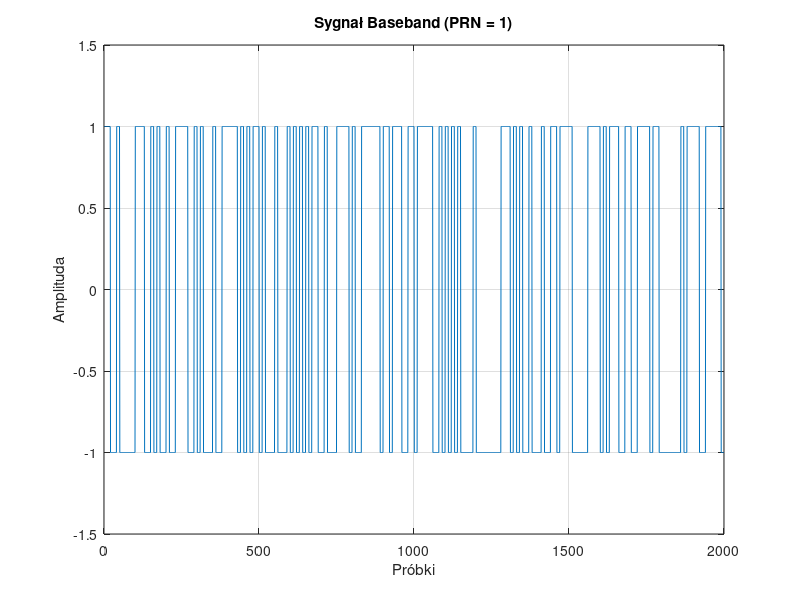

The MATLAB script that drew this image: (Note: this script raises an error after producing the figure.)
function Lab6()
NumNavDataBits = 5;

disp("========== Zadanie 1: Konfiguracja i sygnał baseband (PRN = 1) ==========");
config1 = HelperGPSNavigationConfig('SignalType',"LNAV",'PRNID',1);
disp(config1);
config1.WeekNumber = 2240;
config1.Eccentricity = 0.03;
config1.ReferenceTimeOfEphemeris = 360000;
if ~isfield(config1, 'NavDataBitStartIndex')
    config1.NavDataBitStartIndex = 1;
    disp("Ostrzeżenie: Używam domyślnego NavDataBitStartIndex = 1")
end
disp(config1);
[waveform1, Fs1] = generateBasebandSignal(config1, NumNavDataBits);
disp(['Zadanie 1: Wygenerowano sygnał baseband (PRN = 1) z ', num2str(length(waveform1)), ' próbek, Fs = ', num2str(Fs1/1e6), ' MHz.']);
figure; plot(real(waveform1(1:2000))); title('Sygnał Baseband (PRN = 1)'); xlabel('Próbki'); ylabel('Amplituda'); grid on; ylim([-1.5 1.5]);
figure; pwelch(waveform1, [], [], [], Fs1, 'centered'); title('PSD Sygnału Baseband (PRN = 1)');
if length(waveform1)>=10230
    segment_for_corr = waveform1(1:10230);
    [corr_vals, lags] = xcorr(segment_for_corr, segment_for_corr);
    figure; plot(lags/10, abs(corr_vals)/max(abs(corr_vals))); title('Normalizowana Autokorelacja kodu C/A (PRN = 1)'); xlabel('Przesunięcie [chipy C/A]'); ylabel('Amplituda korelacji (znormalizowana)'); grid on; xlim([-50 50]);
else
    disp('Ostrzeżenie: Sygnał za krótki do autokorelacji.')
end

disp("========== Zadanie 2: Dane efemeryd i sygnał baseband (PRN = 5) ==========");
rinexFile = "brdc1230.22n"; prn2 = 5;
ephem = localLoadRinexEphemeris(rinexFile, prn2);
config2 = HelperGPSNavigationConfig('SignalType',"LNAV",'PRNID',prn2);
disp(['Oryginalny WeekNumber dla PRN = ', num2str(prn2), ': ', num2str(config2.WeekNumber)]);
disp(['Oryginalny ReferenceTimeOfEphemeris dla PRN = ', num2str(prn2), ': ', num2str(config2.ReferenceTimeOfEphemeris)]);
config2.WeekNumber = ephem.WeekNumber;
config2.ReferenceTimeOfEphemeris = ephem.Toe;
config2.Eccentricity = ephem.Ecc;
if ~isfield(config2, 'NavDataBitStartIndex')
    config2.NavDataBitStartIndex = 1;
    disp("Ostrzeżenie: Używam domyślnego NavDataBitStartIndex = 1")
end
disp(config2);
[waveform2, Fs2] = generateBasebandSignal(config2, NumNavDataBits);
disp(['Zadanie 2: Wygenerowano sygnał baseband (PRN = 5) z ', num2str(length(waveform2)), ' próbek, Fs = ', num2str(Fs2/1e6), ' MHz.']);
figure; plot(real(waveform2(1:2000))); title('Sygnał Baseband (PRN = 5)'); xlabel('Próbki'); ylabel('Amplituda'); grid on; ylim([-1.5 1.5]);
figure; pwelch(waveform2, [], [], [], Fs2, 'centered'); title('PSD Sygnału Baseband (PRN = 5)');

disp("========== Zadanie 3: Generowanie sygnału IF ==========");
fIF = 2.0e6; N = length(waveform1); t = (0:N-1)'/Fs1;
ifSignal = waveform1 .* exp(1j*2*pi*fIF*t);
disp(['Zadanie 3: Wygenerowano sygnał IF (fIF = ', num2str(fIF/1e6), ' MHz) o długości ', num2str(length(ifSignal)), ' próbek.']);
figure; plot(1:2000, real(ifSignal(1:2000)), 1:2000, imag(ifSignal(1:2000)), '--'); title('Sygnał IF (PRN = 1)'); xlabel('Próbki'); ylabel('Amplituda'); legend('Real','Imag'); grid on;
figure; pwelch(ifSignal, [], [], [], Fs1, 'centered'); title(['PSD Sygnału IF (PRN = 1), fIF = ', num2str(fIF/1e6), ' MHz']);

disp("========== Zadanie 4: Generowanie zintegrowanego sygnału z wielu satelitów ==========");
prnList = [1, 5, 10]; numSat = length(prnList); signalType = "LNAV"; waveforms = cell(numSat,1); FsCommon = -1;
fprintf('Generowanie sygnałów dla %d satelitów...\n', numSat);
for k = 1:numSat
    prn = prnList(k);
    fprintf('  Generowanie dla PRN %d...\n', prn);
    cfg = HelperGPSNavigationConfig('SignalType',signalType,'PRNID',prn);
    if ~isfield(cfg, 'NavDataBitStartIndex')
        cfg.NavDataBitStartIndex = 1 + mod(k*100, 1000);
    end
    [wf, fs] = generateBasebandSignal(cfg, NumNavDataBits);
    if isempty(wf)
        fprintf('  BŁĄD: Nie udało się wygenerować sygnału dla PRN %d. Pomijanie.\n', prn);
        continue;
    end
    waveforms{k} = wf;
    if FsCommon == -1
        FsCommon = fs;
    elseif FsCommon ~= fs
        error('Niezgodne częstotliwości próbkowania między satelitami!');
    end
    fprintf('  Wygenerowano %d próbek dla PRN %d, Fs = %.2f MHz.\n', length(wf), prn, fs/1e6);
end
validIdx = ~cellfun('isempty', waveforms);
waveforms = waveforms(validIdx);
prnListGenerated = prnList(validIdx);
numSatGenerated = length(waveforms);
if numSatGenerated == 0
    disp("BŁĄD: Nie udało się wygenerować sygnału dla żadnego satelity.");
    return;
end
disp(['Faktycznie wygenerowano sygnały dla ', num2str(numSatGenerated), ' satelitów.']);
minLen = min(cellfun(@length, waveforms));
fprintf('Sumowanie sygnałów (do długości %d próbek)...\n', minLen);
combined = zeros(minLen, 1);
for k = 1:numSatGenerated
    delaySamples = randi([0,100]);
    powerScale = 10^(-rand()*0.5);
    validIndices = (1+delaySamples):minLen;
    if ~isempty(validIndices) && validIndices(1) <= length(waveforms{k})
        combined(validIndices) = combined(validIndices) + powerScale * waveforms{k}(1:length(validIndices));
    end
end
prnStr = strjoin(string(prnListGenerated), ", ");
disp(['Zsumowano sygnały dla PRN: ', prnStr]);
disp("Odbiornik może je rozróżnić dzięki unikalnym kodom PRN.");
fprintf('Zintegrowany sygnał ma %d próbek, Fs = %.2f MHz.\n', length(combined), FsCommon/1e6);
figure; plot(real(combined(1:2000))); title('Zintegrowany sygnał - Fragment'); xlabel('Próbki'); ylabel('Amplituda'); grid on;
figure; pwelch(combined, [], [], [], FsCommon, 'centered'); title(['PSD Zintegrowanego Sygnału (PRN: ', prnStr, ')']);

disp("========== Podsumowanie ==========");
disp("Zadanie 1: Sygnał baseband (PRN = 1) wygenerowany.");
disp("Zadanie 2: Sygnał baseband (efemerydy, PRN = 5) wygenerowany.");
disp("Zadanie 3: Sygnał IF (PRN = 1) wygenerowany.");
disp("Zadanie 4: Zintegrowany sygnał z wielu satelitów wygenerowany.");
end

function [baseband, Fs] = generateBasebandSignal(config, numBits)
Fs = 10.23e6;
numBBSamplesPerDataBit = 204600;
PRNID = config.PRNID;
if isfield(config, 'NavDataBitStartIndex')
    NavDataBitStartIndex = config.NavDataBitStartIndex;
else
    NavDataBitStartIndex = 1;
    disp("Ostrzeżenie: Używam domyślnego NavDataBitStartIndex = 1")
end
navData = generateNavData(numBits);
fprintf('Wygenerowano %d bitów nawigacyjnych.\n', length(navData));
totalSamples = numBits * numBBSamplesPerDataBit;
baseband = complex(zeros(totalSamples, 1));
CLCodeResetIdx = 75;
CLCodeIdx = mod(NavDataBitStartIndex - 1, CLCodeResetIdx);
ca = generateCAcode(PRNID);
ca_os = repelem(ca, 10);
period = ca_os;
periodRep = repmat(period, 20, 1);
idxStart = 1;
for i = 1:numBits
    idxEnd = i * numBBSamplesPerDataBit;
    baseband(idxStart:idxEnd) = navData(i) * periodRep;
    idxStart = idxEnd + 1;
    CLCodeIdx = mod(CLCodeIdx + 1, CLCodeResetIdx);
end
end

function bits = generateNavData(numBits)
bits = randi([0,1], numBits, 1);
bits = bits * 2 - 1;
end

function ca = generateCAcode(prn)
N = 1023;
g1 = ones(1,10);
g2 = ones(1,10);
ca = zeros(1,N);
tapTable = [2,6; 3,7; 4,8; 5,9; 1,9; 2,10; 1,8; 2,9; 3,10; 2,3; 3,4; 5,6; 6,7; 7,8; 8,9; 9,10; 1,4; 2,5; 3,6; 4,7; 5,8; 6,9; 1,3; 4,6; 5,7; 6,8; 7,9; 8,10; 1,6; 2,7; 3,8; 4,9];
taps = tapTable(prn,:);
for i = 1:N
    g1_out = g1(10);
    g2_out = xor(g2(taps(1)), g2(taps(2)));
    ca(i) = mod(g1_out + g2_out,2);
    new_bit1 = mod(g1(3) + g1(10),2);
    g1 = [new_bit1, g1(1:9)];
    new_bit2 = mod(g2(2)+g2(3)+g2(6)+g2(8)+g2(9)+g2(10),2);
    g2 = [new_bit2, g2(1:9)];
end
ca = ca * 2 - 1;
end

function out = repelem(in, factor)
out = reshape(repmat(in, factor, 1), [], 1);
end

function ephem = localLoadRinexEphemeris(rinexFile, prn)
disp('OSTRZEŻENIE: Funkcja localLoadRinexEphemeris jest placeholderem.');
disp(['Wczytywanie danych dla ', rinexFile, ' dla PRN=', string(prn)]);
ephem.WeekNumber = 2240;
ephem.Toe = 350000 + randi(1000);
ephem.Ecc = 0.01 + rand()*0.01;
ephem.sqrtA = 5153 + rand();
disp('Zwrócono przykładowe wartości efemeryd.');
end

function config = HelperGPSNavigationConfig(varargin)
config = struct();
for i = 1:2:length(varargin)
    config.(varargin{i}) = varargin{i+1};
end
config.FrameIndices = 1:25;
config.TLMMessage = 0;
config.HOWTOW = 1;
config.AntiSpoofFlag = 0;
config.CodesOnL2 = "P-code";
config.L2PDataFlag = 0;
config.SVHealth = 0;
config.IssueOfDataClock = 0;
config.URAID = 0;
config.WeekNumber = 2149;
config.GroupDelayDifferential = 0;
config.SVClockCorrectionCoefficients = ones(3,1);
config.ReferenceTimeOfClock = 0;
config.SemiMajorAxisLength = 26560000;
config.MeanMotionDifference = 0;
config.FitIntervalFlag = 0;
config.Eccentricity = 0.02;
config.MeanAnomaly = 0;
config.ReferenceTimeOfEphemeris = 0;
config.HarmonicCorrectionTerms = ones(6,1);
config.IssueOfDataEphemeris = 0;
config.IntegrityStatusFlag = 0;
config.ArgumentOfPerigee = -0.52;
config.RateOfRightAscension = 0;
config.LongitudeOfAscendingNode = -0.84;
config.Inclination = 0.3;
config.InclinationRate = 0;
config.AlertFlag = 0;
config.AgeOfDataOffset = 0;
config.NMCTAvailabilityIndicator = 0;
config.NMCTERD = ones(30,1);
config.AlmanacFileName = "gpsAlmanac.txt";
config.Ionosphere = struct();
config.UTC = struct();
end

% =========================================================================
% Odpowiedzi Teoretyczne
% =========================================================================
%
% 1. Obiekt Konfiguracyjny GPS:
%    - Obiekt konfiguracyjny to struktura (lub klasa), która zawiera wszystkie 
%      parametry niezbędne do generacji sygnału GPS, takie jak typ sygnału 
%      (LNAV, CNAV), PRN (numer satelity), parametry orbitalne, ustawienia zegara, 
%      kody rozpraszające i inne.
%
%    - Przykładowe właściwości: 
%         WeekNumber, Eccentricity, ReferenceTimeOfEphemeris, FrameIndices, 
%         TLMMessage, HOWTOW, CodesOnL2, L2PDataFlag, SVHealth, itd.
%
%    -  Umożliwia łatwe modyfikowanie i centralne zarządzanie parametrami, 
%         standaryzację konfiguracji w symulacji, oraz integrację różnych modułów
%         (np. generacji kodów, modulacji, enkodowania danych). Dzięki temu zmiany w 
%         konfiguracji szybko przekładają się na zmianę wygenerowanego sygnału, co 
%         ułatwia testowanie i optymalizację algorytmów.
%
% 2. Parametry Efemeryd i Almanach:
%    - Efemerydy dostarczają szczegółowe informacje o orbicie satelity, takie jak 
%      długość półosi wielkiej, ekscentryczność, inklinacja, argument perygeum, 
%      a także informacje zegarowe. Plik almanachu zawiera uproszczone dane o 
%      pozycjach satelitów.
%
%    -    Numer tygodnia określony w pliku almanachu musi być zgodny z tym w 
%         obiekcie konfiguracyjnym, aby zapewnić poprawną synchronizację zegarową 
%         oraz dokładne obliczenia pozycji.
%
%    - Informacje: 
%         Efemerydy zawierają dane orbitalne (np. semi-major axis, ekscentryczność, 
%         inklinację), podczas gdy almanach daje ogólny obraz pozycji satelitów, co 
%         umożliwia szybką akwizycję sygnału.
%
% 3. Generowanie Sygnału Pasma Podstawowego i IF:
%    - Sygnał pasma podstawowego (baseband) to sygnał generowany na poziomie danych 
%      nawigacyjnych, który zawiera kody rozpraszające (np. C/A) i dane LNAV.
%
%    - Sygnał IF (Intermediate Frequency) jest wynikiem przesunięcia częstotliwości 
%      sygnału baseband przez mnożenie przez exp(j*2π*fIF*t), co przesuwa widmo 
%      sygnału do wyższej częstotliwości.
%
%    - Gałęzie I i Q (in-phase i quadrature) umożliwiają pełną reprezentację sygnału 
%      zespolonego, co jest kluczowe dla modulacji i demodulacji sygnału w systemach RF.
%
% 4. Generowanie Sygnału z Wielu Satelitów:
%    - Kody PRN to unikalne kody rozpraszające przypisane do poszczególnych satelitów, 
%      umożliwiające rozróżnienie sygnałów nadawanych na tej samej częstotliwości.
%
%    - Sygnał GPS odbierany przez odbiornik to suma sygnałów z wielu satelitów. Dzięki 
%      unikalnym kodom PRN, odbiornik poprzez dekorelację może wydobyć sygnał konkretnego 
%      satelity.
%
%    -    Integracja sygnałów pozwala na symulację rzeczywistych warunków, gdzie 
%         odbiornik musi rozróżniać sygnały z wielu satelitów, co jest podstawą metody 
%         CDMA wykorzystywanej w GPS.
%
% Odpowiedzi na Zadania Praktyczne:
%    1. Modyfikacja Obiektu Konfiguracyjnego:
%         - Zmiany parametrów, takich jak WeekNumber, ReferenceTimeOfEphemeris, wpływają 
%           na generowane dane nawigacyjne i kody, co w pełnej implementacji przekłada się na 
%           zmianę pozycji satelitów i synchronizację zegara.
%
%    2. Użycie Rzeczywistych Danych Efemeryd:
%         - Wprowadzenie rzeczywistych danych orbitalnych (efemeryd) powoduje, że 
%           wygenerowany sygnał jest bliższy warunkom rzeczywistym, co jest kluczowe przy 
%           obliczaniu pozycji.
%
%    3. Generowanie Sygnału IF:
%         - Mnożenie sygnału baseband przez exp(j*2πfIF*t) przesuwa widmo do częstotliwości 
%           IF, co jest kluczowe w systemach RF i umożliwia wykorzystanie właściwych filtrów.
%
%    4. Generowanie Zintegrowanego Sygnału z Wielu Satelitów:
%         - Sumowanie sygnałów z różnych satelitów przy użyciu unikalnych kodów PRN pozwala 
%           symulować warunki odbioru, gdzie sygnały nakładają się, ale dzięki korelacji odbiornik 
%           może je rozróżnić.
%
%
% =========================================================================

